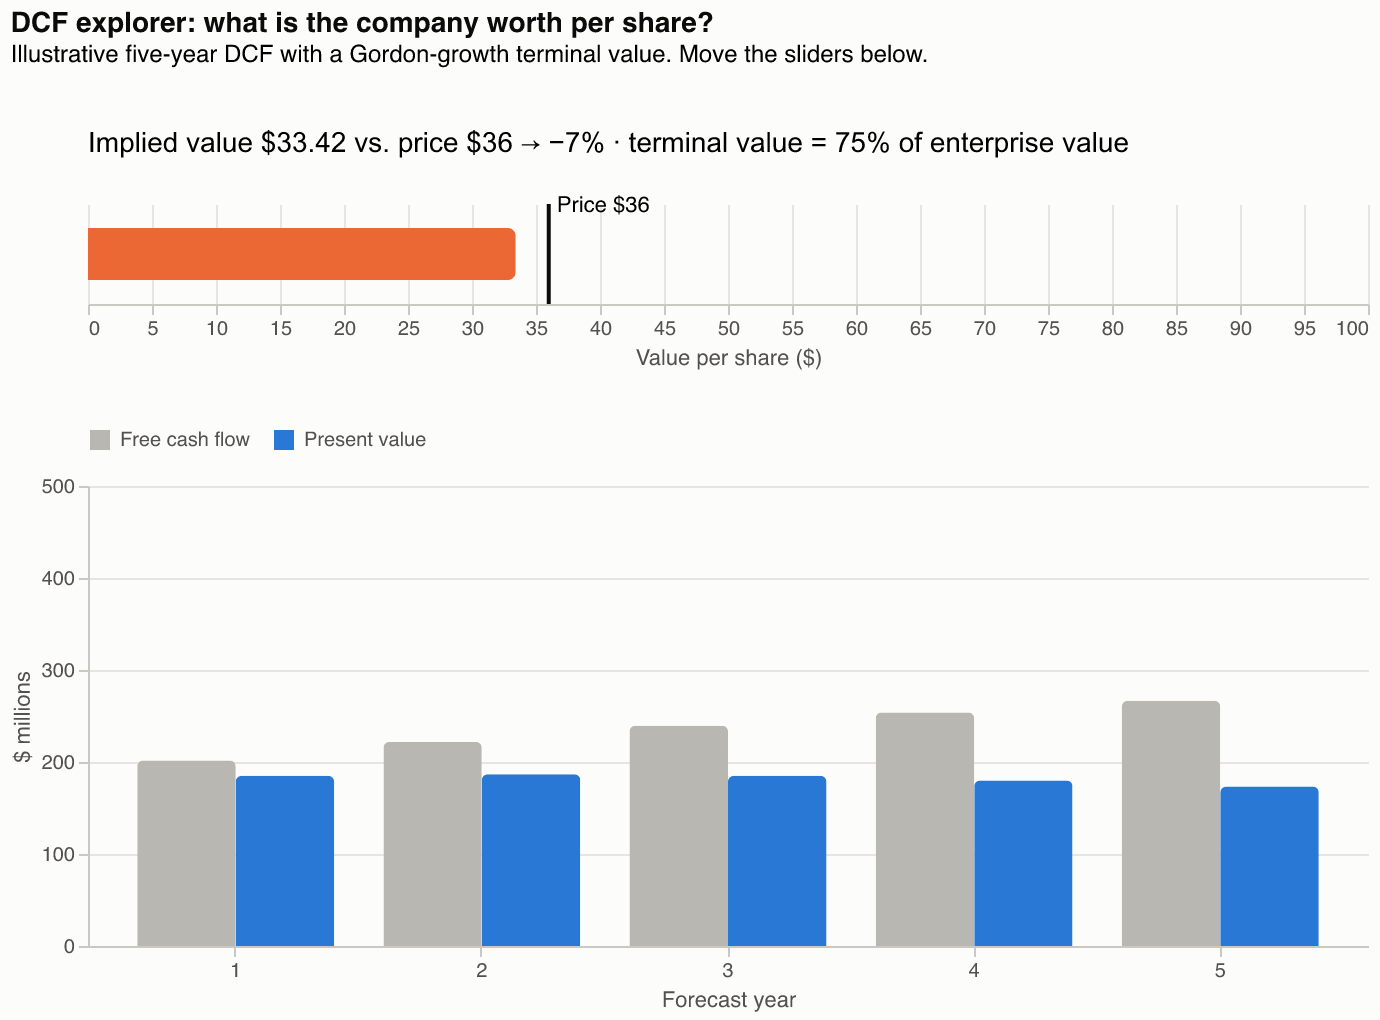

This chart was generated by the following Python code:
"""
DCF Valuation Explorer (what-if sliders)  -  family: Interactive, animated & big data

DESIGN PURPOSE
An interactive discounted-cash-flow model. Sliders change the discount rate
(WACC), terminal growth and free-cash-flow margin; the chart recomputes the
cash flows, their present values and the implied value per share against the
current price. It shows how much of a valuation rests on assumptions,
especially the terminal value.

WHEN TO USE
  - Show stakeholders which assumptions drive a valuation (usually WACC and
    terminal growth)
  - Teach the mechanics of discounting and terminal value
  - Pressure-test an investment case: how far must assumptions move before the
    upside disappears?

AVOID WHEN
  - A formal valuation report (show a sensitivity table with the base case
    outlined)
  - Businesses whose cash flows are negative or highly cyclical for years (a
    5-year DCF misleads)
  - Readers might treat the slider output as a price target

ALTERNATIVES
  - DCF sensitivity table (static two-way grid)
  - Valuation football field

EXAMPLE
Illustrative company: revenue $1.0bn growing 12% → 5% over five years, 100M
shares, $300M net debt, share price $36. Free cash flow = revenue × FCF
margin. Terminal value uses the Gordon growth formula on year-5 cash flow.

Run:  python dcf_explorer.py
"""
import sys
from pathlib import Path

import numpy as np
import pandas as pd
import altair as alt

PALETTE = ["#2a78d6", "#eb6834", "#1baf7a", "#eda100",
           "#e87ba4", "#008300", "#6250d6", "#e34948"]


@alt.theme.register("vizlib", enable=True)
def vizlib_theme():
    return alt.theme.ThemeConfig({
        "config": {
            "background": "#fcfcfb",
            "view": {"stroke": None},
            "range": {"category": PALETTE},
            "font": "Helvetica, Arial, sans-serif",
            "title": {"anchor": "start", "fontSize": 14, "color": "#0b0b0b"},
            "axis": {"gridColor": "#e6e5e1", "domainColor": "#c9c8c3", "tickColor": "#c9c8c3",
                     "labelColor": "#52514e", "titleColor": "#52514e", "titleFontWeight": "normal"},
            "legend": {"labelColor": "#52514e", "titleColor": "#52514e"},
        }
    })

# --- Example data ------------------------------------------------------------
base_revenue, shares, net_debt, price = 1000.0, 100.0, 300.0, 36.0  # $m, millions, $m, $
plan = pd.DataFrame({"year": [1, 2, 3, 4, 5], "growth": [0.12, 0.10, 0.08, 0.06, 0.05]})
plan["revenue"] = (base_revenue * np.cumprod(1 + plan["growth"])).round(1)
plan

# --- Plot --------------------------------------------------------------------
wacc = alt.param(name="wacc", value=0.09, bind=alt.binding_range(min=0.06, max=0.14, step=0.0025, name="WACC "))
tg = alt.param(name="tg", value=0.025, bind=alt.binding_range(min=0.0, max=0.04, step=0.0025, name="Terminal growth "))
margin = alt.param(name="margin", value=0.18, bind=alt.binding_range(min=0.10, max=0.30, step=0.01, name="FCF margin "))

flows = (alt.Chart(plan)
         .transform_calculate(fcf="datum.revenue * margin")
         .transform_calculate(pv="datum.fcf / pow(1 + wacc, datum.year)",
                              tv_pv="datum.year == 5 ? datum.fcf * (1 + tg) / (wacc - tg) / pow(1 + wacc, 5) : 0"))

value = (flows
         .transform_aggregate(pv_sum="sum(pv)", tv="sum(tv_pv)")
         .transform_calculate(ok="wacc > tg + 0.005")
         .transform_calculate(per_share=f"datum.ok ? (datum.pv_sum + datum.tv - {net_debt}) / {shares} : null",
                              tv_share="datum.tv / (datum.pv_sum + datum.tv)")
         .transform_calculate(upside=f"datum.per_share / {price} - 1",
                              label=f"datum.ok ? 'Implied value $' + format(datum.per_share, '.2f') + ' vs. price ${price:.0f}  →  '"
                                    " + format(datum.per_share / " + str(price) + " - 1, '+.0%')"
                                    " + '   ·   terminal value = ' + format(datum.tv_share, '.0%') + ' of enterprise value'"
                                    " : 'WACC must exceed terminal growth'"))
xv = alt.X("per_share:Q", title="Value per share ($)", scale=alt.Scale(domain=[0, 100]))
value_chart = alt.layer(
    value.mark_bar(height=26, cornerRadiusEnd=4).encode(
        x=xv, color=alt.condition("datum.upside >= 0", alt.value(PALETTE[0]), alt.value(PALETTE[1])),
        tooltip=[alt.Tooltip("per_share:Q", format="$.2f"), alt.Tooltip("upside:Q", format="+.0%")]),
    alt.Chart(pd.DataFrame({"p": [price]})).mark_rule(color="#0b0b0b", strokeWidth=2).encode(
        x=alt.X("p:Q", scale=alt.Scale(domain=[0, 100]))),
    alt.Chart(pd.DataFrame({"p": [price]})).mark_text(align="left", dx=4, dy=-24, fontSize=11).encode(
        x=alt.X("p:Q", scale=alt.Scale(domain=[0, 100])), text=alt.value(f"Price ${price:.0f}")),
    value.mark_text(align="left", fontSize=14, fontWeight="bold").encode(
        x=alt.value(0), y=alt.value(-30), text="label:N"),
).properties(width=640, height=50)

bars = (flows
        .transform_fold(["fcf", "pv"], as_=["kind", "amount"])
        .transform_calculate(kind="datum.kind == 'fcf' ? 'Free cash flow' : 'Present value'")
        .mark_bar(cornerRadiusEnd=3)
        .encode(x=alt.X("year:O", title="Forecast year", axis=alt.Axis(labelAngle=0)),
                xOffset=alt.XOffset("kind:N", sort=["Free cash flow", "Present value"]),
                y=alt.Y("amount:Q", title="$ millions", scale=alt.Scale(domain=[0, 500])),
                color=alt.Color("kind:N", title=None, sort=["Free cash flow", "Present value"],
                                scale=alt.Scale(range=["#b8b7b1", PALETTE[0]]),
                                legend=alt.Legend(orient="top", direction="horizontal")),
                tooltip=["year:O", "kind:N", alt.Tooltip("amount:Q", format=",.0f")])
        .properties(width=640, height=230))

chart = (
    alt.vconcat(value_chart, bars, spacing=30)
    .resolve_scale(color="independent")
    .resolve_legend(color="independent")
    .add_params(wacc, tg, margin)
    .properties(title=alt.Title("DCF explorer: what is the company worth per share?", subtitle=[
        "Illustrative five-year DCF with a Gordon-growth terminal value. Move the sliders below.", " ", " "]))
)

# --- Save / show -------------------------------------------------------------
out = Path(__file__).with_name(Path(__file__).stem + ".html")
chart.save(out)
chart.save(out.with_suffix(".png"), scale_factor=2)  # static preview (vl-convert)
print(f"saved {out}")
if "--no-show" not in sys.argv:
    import webbrowser
    webbrowser.open(out.resolve().as_uri())
